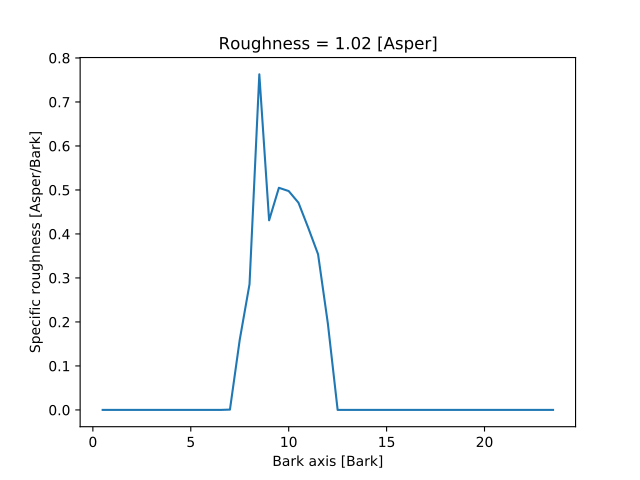

Python code for this plot:
from mosqito.sq_metrics import roughness_dw
import matplotlib.pyplot as plt
fc=1000
fmod=70
fs=44100
d=0.2
dB=60
time = np.arange(0, d, 1/fs)
stimulus = (0.5 * (1 + np.sin(2 * np.pi * fmod * time))* np.sin(2 * np.pi * fc * time))
rms = np.sqrt(np.mean(np.power(stimulus, 2)))
ampl = 0.00002 * np.power(10, dB / 20) / rms
stimulus = stimulus * ampl
R, R_specific, bark, time = roughness_dw(stimulus, fs=44100, overlap=0)
plt.plot(bark, R_specific)
plt.xlabel("Bark axis [Bark]")
plt.ylabel("Specific roughness [Asper/Bark]")
plt.title("Roughness = " + f"{R[0]:.2f}" + " [Asper]")
